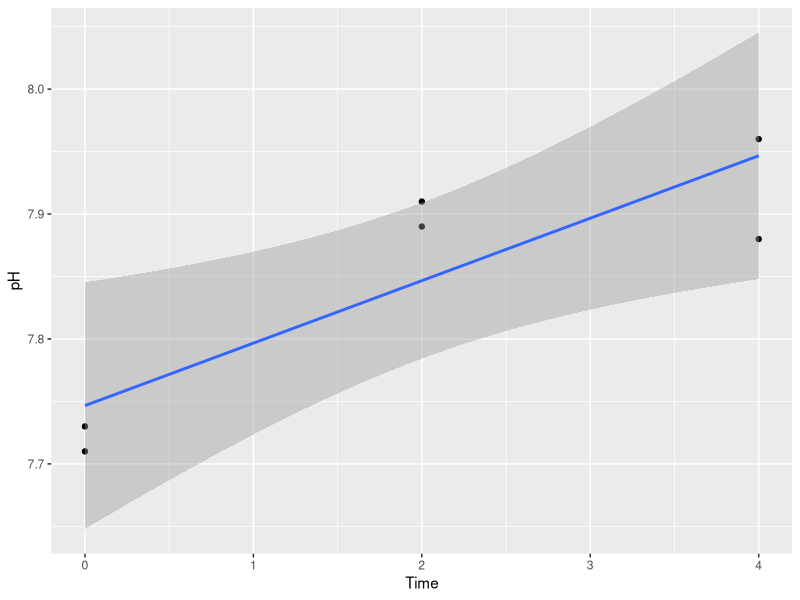
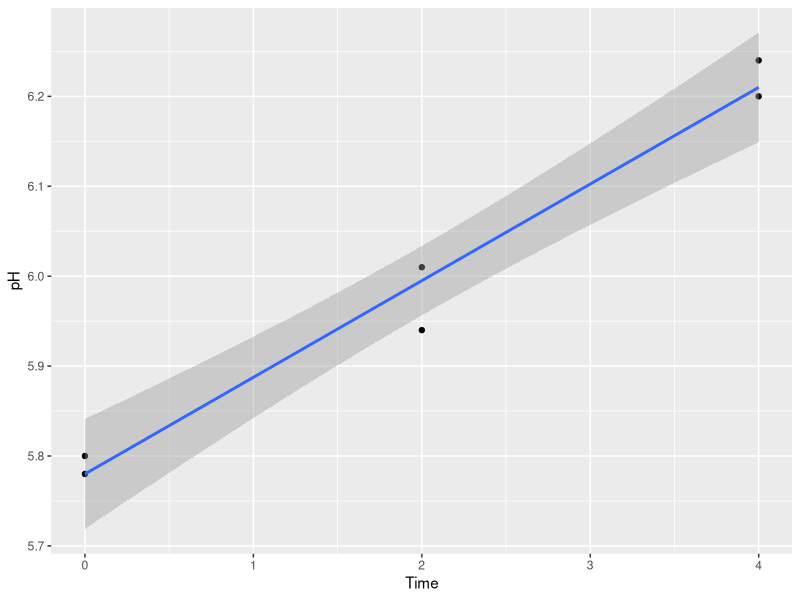
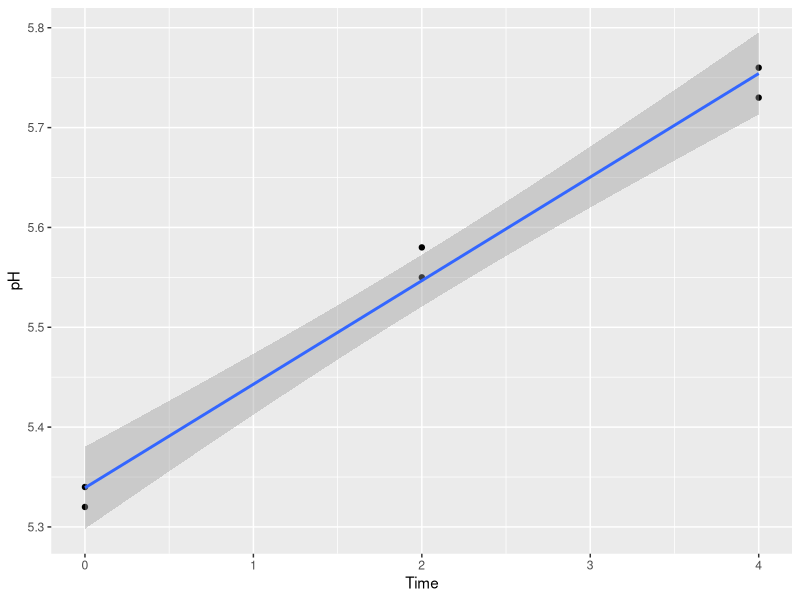
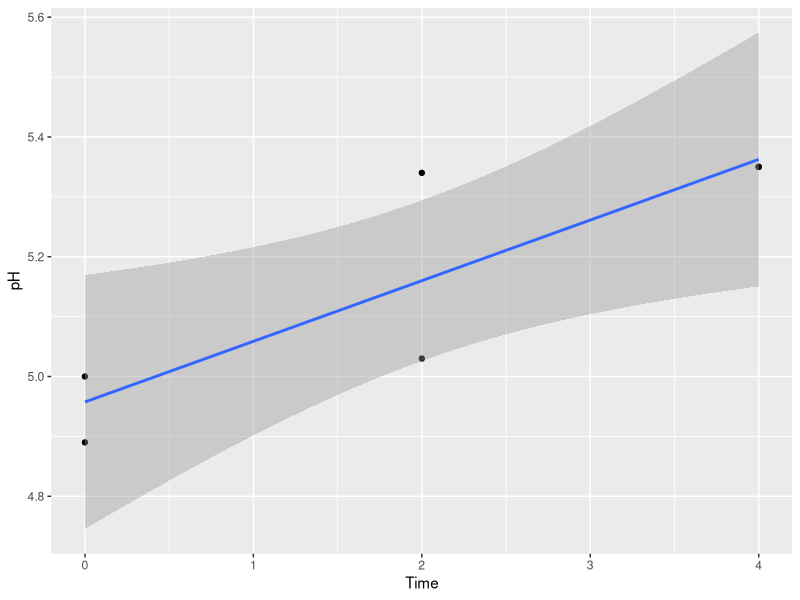
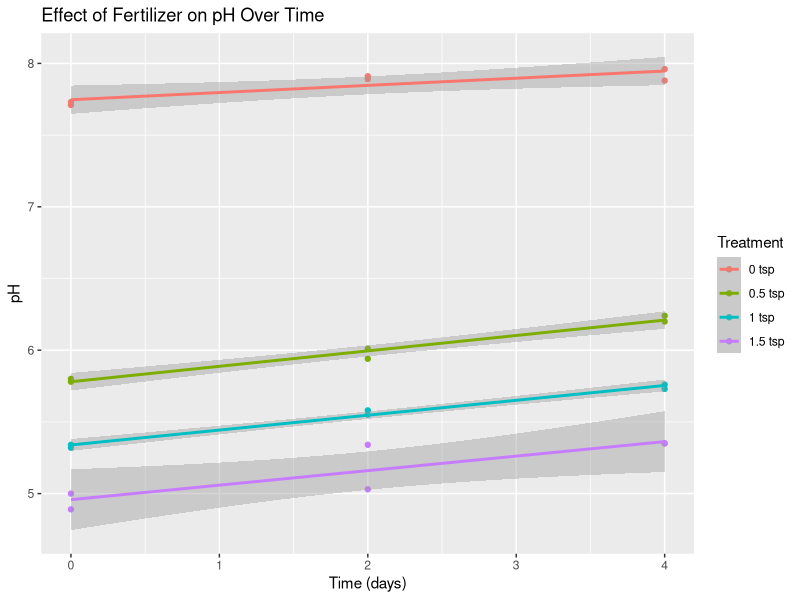

Write R code to recreate these figures, in order.
## ---- chunk 1
install.packages("tidyverse")
## ---- chunk 2
library("tidyverse")
## ---- chunk 3
Data <- read.csv("Data.csv")
## ---- chunk 4
Data.0tsp <- Data[c(1,2,9,10,17,18),]
Data.0.5tsp <- Data[c(3,4,11,12,19,20),]
Data.1tsp <- Data[c(5,6,13,14,21,22),]
Data.1.5tsp <- Data[c(7,8,15,16,23,24),]
## ---- chunk 5
fertlm <- lm(pH~Time*Fertilizer, data = Data)
summary(fertlm)
## ---- chunk 6
trt.0.lm <- lm(pH ~ Time, data = Data.0tsp)
summary(trt.0.lm)

Data.0tsp.pH.Time <- ggplot(data = Data.0tsp, aes(x = Time, y = pH)) + geom_point() + geom_smooth(method = "lm")
Data.0tsp.pH.Time
## ---- chunk 7
trt.0.5.lm <- lm(pH ~ Time, data = Data.0.5tsp)
summary(trt.0.5.lm)

Data.0.5tsp.pH.Time <- ggplot(data = Data.0.5tsp, aes(x = Time, y = pH)) + geom_point() + geom_smooth(method = "lm")
Data.0.5tsp.pH.Time
## ---- chunk 8
trt.1.lm <- lm(pH ~ Time, data = Data.1tsp)
summary(trt.1.lm)

Data.1tsp.pH.Time <- ggplot(data = Data.1tsp, aes(x = Time, y = pH)) + geom_point() + geom_smooth(method = "lm")
Data.1tsp.pH.Time
## ---- chunk 9
trt.1.5.lm <- lm(pH ~ Time, data = Data.1.5tsp)
summary(trt.1.5.lm)

Data.1.5tsp.pH.Time <- ggplot(data = Data.1.5tsp, aes(x = Time, y = pH)) + geom_point() + geom_smooth(method = "lm")
Data.1.5tsp.pH.Time
## ---- chunk 10
Data.Treatment <- Data[, "Fertilizer"]
Data.Treatment.factor <- as.factor(Data.Treatment)
Data.minus <- Data[,-c(5)]
Data.minus$Treatment <- Data.Treatment.factor
## ---- chunk 11
Data.fin <- ggplot(data = Data.minus, aes(x = Time, y = pH, group = Treatment, color = Treatment)) + geom_point() + geom_smooth(method = "lm") + ggtitle("Effect of Fertilizer on pH Over Time")
Data.fin <- Data.fin + xlab("Time (days)")
Data.fin
